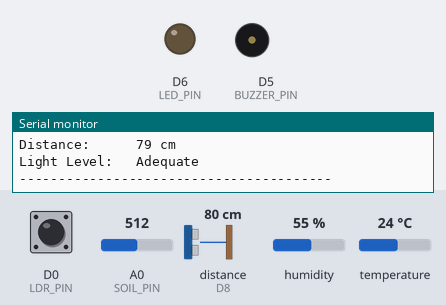
A sketch run on a simulated ESP8266 (NodeMCU). On the bench: output pins drawn as LEDs (lit = HIGH), buzzer (waves = sounding, pin HIGH), the last lines printed to the serial monitor. Wiring (inferred from the names in the program): ultrasonic range finder: trigger D7; echo D8. The inputs (shaded band) are chosen by the test bench; at power-on: distance to the obstacle (sensor on D8) 80 cm, A0 (SOIL_PIN) = 512, D0 (LDR_PIN) HIGH, humidity 55 %, temperature 24 °C. The echo pulse lasts 58.3 µs per cm; WiFi joins after 1.5 s; servers stay silent unless stated; pins used as bus, display or sensor lines are not drawn.

Above: at 3.0 s.
3.1 s: distance to the obstacle (sensor on D8) set to 34 cm
13.3 s: distance to the obstacle (sensor on D8) set to 27 cm
At 22.9 s:
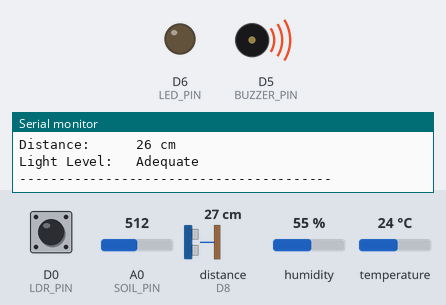
25.8 s: A0 (SOIL_PIN) set to 745
36.0 s: A0 (SOIL_PIN) set to 772
At 47.8 s:
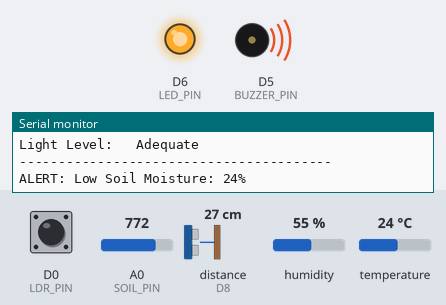
At 49.4 s:
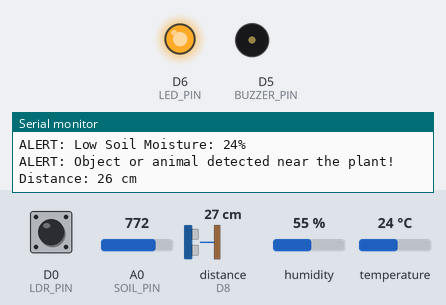
Timing chart, 0 to 62.4 s (numbered marks = the images above; inputs shaded):
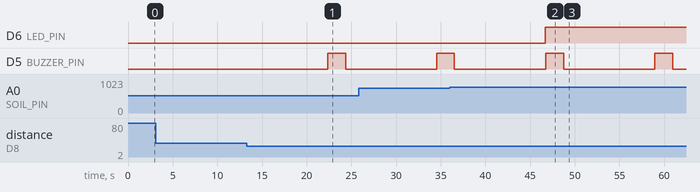

Measured:
- the behaviour switches between 32 and 31 cm on distance to the obstacle (sensor on D8) (found by bisection; images 0 and 1)
- the behaviour switches between 762 and 763 on A0 (SOIL_PIN) (found by bisection; images 1 and 2)
- after the input at 13.3 s, D5 (BUZZER_PIN): LOW → HIGH after 9.1 s, → LOW 2.0 s later
- after the input at 36.0 s, D6 (LED_PIN): LOW → HIGH after 10.7 s

The sketch:

smart_greenhouse_iot.ino
```cpp
/**********************************************************************************
 * Smart Greenhouse IoT System for Real-Time Monitoring and Alert
 *
 * Developer: Akhil Rawat
 * Microcontroller: ESP8266 (NodeMCU v3 / ESP-12E)
 * Cloud Platform: Blynk IoT 2.0
 *
 * Features:
 *  - Temperature & Humidity Monitoring (DHT11)
 *  - Soil Moisture Sensing with Low Moisture Alert (Analog Resistive Sensor)
 *  - Ambient Light Detection (LDR Module)
 *  - Proximity / Intrusion Detection with Buzzer (Ultrasonic HC-SR04)
 *  - Cloud Push Notifications & LED Indicators
 **********************************************************************************/

// Blynk Template Configuration (Get these from your Blynk Console)
#define BLYNK_TEMPLATE_ID "TMPL3zUiMuQij"
#define BLYNK_TEMPLATE_NAME "NODEMCU"
#define BLYNK_AUTH_TOKEN "YOUR_BLYNK_AUTH_TOKEN" // Replace with your Blynk Auth Token

#include <ESP8266WiFi.h>
#include <BlynkSimpleEsp8266.h>
#include <DHT.h>

// Wi-Fi Credentials
char auth[] = BLYNK_AUTH_TOKEN;
char ssid[] = "YOUR_WIFI_SSID";     // Enter your Wi-Fi SSID
char pass[] = "YOUR_WIFI_PASSWORD"; // Enter your Wi-Fi Password

// Hardware Pin Definitions
#define DHTPIN D4        // DHT11 Data Pin (GPIO 2)
#define DHTTYPE DHT11    // DHT sensor type
#define SOIL_PIN A0      // Soil moisture analog pin (ADC0)
#define LDR_PIN D0       // LDR Digital Output Pin (GPIO 16)
#define TRIG_PIN D7      // Ultrasonic HC-SR04 TRIG Pin (GPIO 13)
#define ECHO_PIN D8      // Ultrasonic HC-SR04 ECHO Pin (GPIO 15)
#define BUZZER_PIN D5    // Piezo Buzzer Pin (GPIO 14)
#define LED_PIN D6       // Soil Moisture Alert LED Pin (GPIO 12)

DHT dht(DHTPIN, DHTTYPE);

// Blynk Virtual Pins
#define V_TEMP V1        // Temperature (°C)
#define V_HUM V2         // Humidity (%)
#define V_SOIL V3        // Soil Moisture (%)
#define V_LIGHT V4       // Light Status / Intensity
#define V_DISTANCE V5    // Distance (cm)
#define V_ALERT V6       // Alert Notification

// Send event notifications to Blynk Mobile App and Console
void sendNotification(String message) {
    Blynk.logEvent("plant", message);
    Serial.println("ALERT: " + message);
}

// Measure distance using HC-SR04 ultrasonic sensor (returns cm)
long getDistance() {
    digitalWrite(TRIG_PIN, LOW);
    delayMicroseconds(2);
    digitalWrite(TRIG_PIN, HIGH);
    delayMicroseconds(10);
    digitalWrite(TRIG_PIN, LOW);

    long duration = pulseIn(ECHO_PIN, HIGH);
    long distance = duration * 0.034 / 2; // Convert echo sound travel time to centimeters
    return distance;
}

// Read all sensors, print to serial monitor, send to Blynk and trigger alerts
void sendSensorData() {
    float temp = dht.readTemperature();
    float hum = dht.readHumidity();
    int soil = analogRead(SOIL_PIN);
    int light = digitalRead(LDR_PIN);

    // Normalize analog soil moisture (1023 dry, 0 wet) to 0% - 100%
    int soilPercent = map(soil, 1023, 0, 0, 100);
    soilPercent = constrain(soilPercent, 0, 100);

    long distance = getDistance(); // Proximity detection

    // Display on Serial Monitor
    Serial.println("----------------------------------------");
    Serial.print("Temperature:   "); Serial.print(temp); Serial.println(" °C");
    Serial.print("Humidity:      "); Serial.print(hum); Serial.println(" %");
    Serial.print("Soil Moisture: "); Serial.print(soilPercent); Serial.println(" %");
    Serial.print("Distance:      "); Serial.print(distance); Serial.println(" cm");
    Serial.print("Light Level:   "); Serial.println(light == LOW ? "Low" : "Adequate");
    Serial.println("----------------------------------------");

    // Sending data labels to Blynk console and mobile application
    Blynk.setProperty(V_TEMP, "label", String(temp) + " C");
    Blynk.setProperty(V_HUM, "label", String(hum) + " %");
    Blynk.setProperty(V_SOIL, "label", String(soilPercent) + " %");
    Blynk.setProperty(V_DISTANCE, "label", String(distance) + " cm");

    // Also update virtual pin stream values for gauges/charts
    Blynk.virtualWrite(V_TEMP, temp);
    Blynk.virtualWrite(V_HUM, hum);
    Blynk.virtualWrite(V_SOIL, soilPercent);
    Blynk.virtualWrite(V_DISTANCE, distance);

    // Rule 1: Soil Moisture Alert (< 25%)
    if (soilPercent < 25) {
        digitalWrite(LED_PIN, HIGH); // Turn on visual alert LED
        sendNotification("Low Soil Moisture: " + String(soilPercent) + "%");
    } else {
        digitalWrite(LED_PIN, LOW);  // Turn off visual alert LED
    }

    // Rule 2: Animal/Intruder Proximity Alert (Within 30 cm)
    if (distance > 0 && distance <= 30) {
        digitalWrite(BUZZER_PIN, HIGH); // Sound buzzer alarm
        delay(2000);
        sendNotification("Object or animal detected near the plant! Distance: " + String(distance) + " cm");
        digitalWrite(BUZZER_PIN, LOW);  // Silence buzzer
    }

    // Rule 3: Low Light Alert
    if (light == LOW) {
        sendNotification("Low Light Detected!!!");
    }
}

void setup() {
    Serial.begin(9600);

    // Connect to Wi-Fi and Blynk Cloud
    WiFi.begin(ssid, pass);
    Blynk.begin(auth, ssid, pass);

    dht.begin();

    while (WiFi.status() != WL_CONNECTED) {
        delay(1000);
        Serial.print(".");
    }
    Serial.println("\nWiFi connected successfully!");
    Serial.print("NodeMCU IP Address: ");
    Serial.println(WiFi.localIP());

    // Configure Pin Modes
    pinMode(TRIG_PIN, OUTPUT);
    pinMode(ECHO_PIN, INPUT);
    pinMode(BUZZER_PIN, OUTPUT);
    pinMode(LED_PIN, OUTPUT);
    pinMode(LDR_PIN, INPUT);
}

void loop() {
    Blynk.run();       // Keep Blynk connection alive
    sendSensorData();  // Collect readings and evaluate alerts
    delay(10000);      // 10-second sampling interval
}
```
